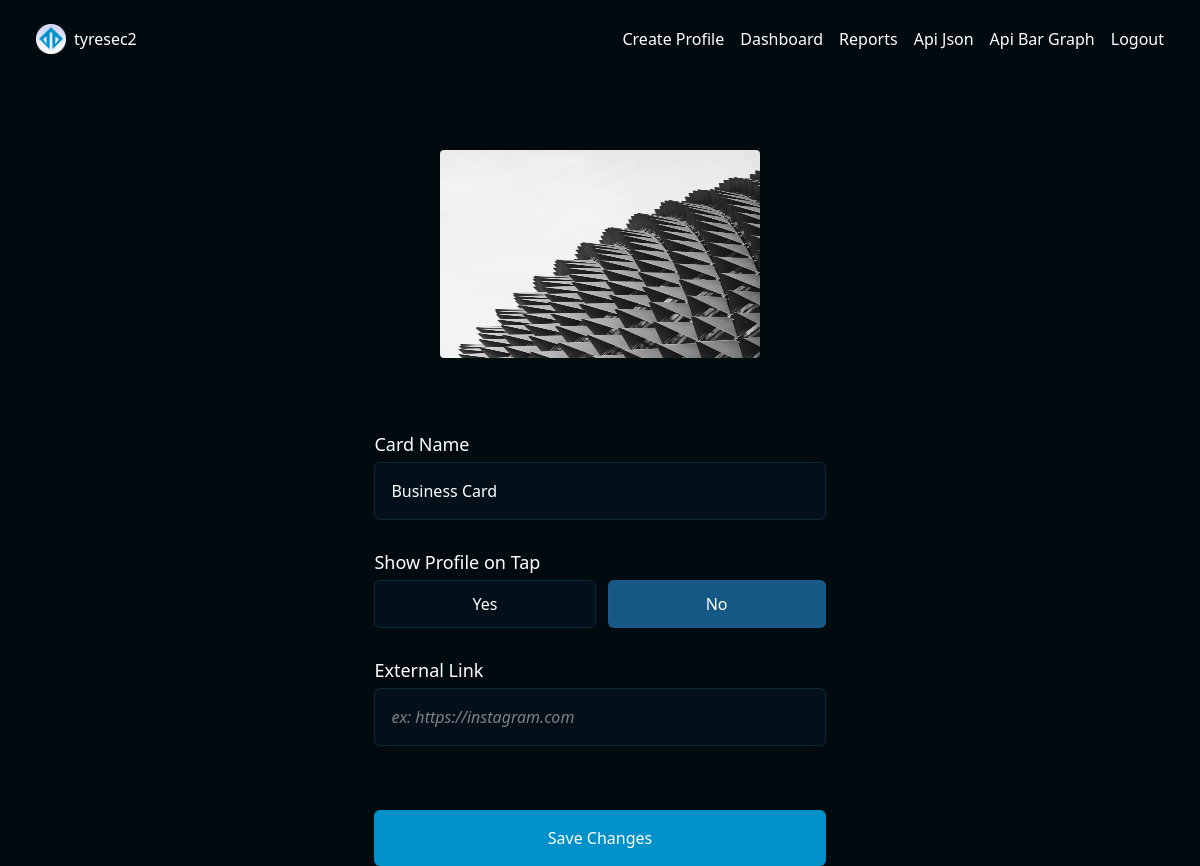
Screenshot of /card/EPF7XXF/class-update/ (signed in) with the database file from the repository.
### cardManager/models.py (models this page shows, shortened)
class Card(models.Model):
	card_id = models.AutoField(primary_key=True)
	token = models.CharField(max_length=7, default=gen_token, blank=False,null=False, unique=True)
	owner = models.ForeignKey(Owner, on_delete=models.PROTECT, related_name='cards',null=True, blank=True)
	alias = models.CharField(max_length=60, blank=True)
	show_profile = models.BooleanField(default=False)
	reroute_url = models.URLField(max_length=200, blank=True)
	design = models.ForeignKey(Design, on_delete=models.PROTECT, related_name='cards', null=False, blank=False)
	class Meta:
		constraints = [
			UniqueConstraint(fields=['owner','alias'], name='unique_card_alias')
		]

class Design(models.Model):
	design_id = models.AutoField(primary_key=True)
	name = models.CharField(blank=False, null=False, max_length=50)
	front_design = models.ImageField(upload_to='cardDesigns/', blank=True)

### cardManager/views.py (the view)
# urls.py: path('card/<str:card_token>/class-update/', views.CardUpdate.as_view(), name='card_class_update_view'),
class CardUpdate(LoginRequiredMixin,UpdateView):
	model = Card
	form_class = CardForm
	slug_field = 'token'
	slug_url_kwarg = 'card_token'
	template_name = 'cardManager/card_update.html'
	success_url = reverse_lazy('dashboard_view')

### cardManager/forms.py (shortened to what this page needs)
class CardForm(forms.ModelForm):
	class Meta:
		model = Card
		exclude = ['token','owner','design']

### cardManager/templates/cardManager/card_update.html (shortened to what this page needs)
{% extends 'cardManager/base.html' %}
{% load static %}
{% block hero_header %}
<div class="flex flex-row justify-center gap-2">
	<img
		class="w-[16rem] h-[10rem] rounded-sm md:w-[20rem] md:h-[13rem]"
		src="{{ card.design.front_design.url }}"
	/>
</div>
{% endblock %}
{% block content %}
	<form method="post" class="flex m-auto flex-col gap-7 md:w-3/4 lg:w-2/5">
		<div class="flex flex-col gap-1">
	    	<label for="id_alias" class="text-bold text-lg">Card Name</label>
	    	<input
		    	type="text"
		    	class="bg-[var(--color-input-bkg)] border-solid border-[1px] border-[var(--color-input-border)] rounded-md p-4"
		    	placeholder="ex: Main Card"
		    	id="id_alias"
		    	name="alias"
		    	maxlength="{{ form.fields.alias.max_length }}"
		    	{% if card.alias %} value="{{ card.alias }}" {% endif %}
		    	required
	    	/>
    	</div>
    	<div class="flex flex-col gap-1">
	    	<label for="id_show_profile" class="text-bold text-lg">Show Profile on Tap</label>
	    	<div class="flex flex-row gap-3">
		    	<input
		    		type="radio"
		    		onclick="toggleRedirectDiv(this.id)"
			    	class="bg-[var(--color-input-bkg)] border-solid border-[1px] border-[var(--color-input-border)] rounded-md"
			    	value="True"
			    	id="yes"
			    	name="show_profile"
			    >
		    	<input type="radio" onclick="toggleRedirectDiv(this.id)" class="bg-[var(--color-input-bkg)] border-solid border-[1px] border-[var(--color-input-border)] rounded-md"  value="False" id="no" name="show_profile" {% if not hide_redirect_div and not form.cleaned_data.show_profile %} checked {% endif %}>
	    	</div>
    	</div>
    	<div class="flex flex-col gap-1 dimmable {% if hide_redirect_div %} dim-out {% endif %}" id="redirectDiv">
	    	<label for="id_reroute_url" class="text-bold text-lg">External Link</label>
	    	<input
		    	type="url"
		    	class="bg-[var(--color-input-bkg)] border-solid border-[1px] border-[var(--color-input-border)] rounded-md p-4"
		    	placeholder="ex: https://instagram.com"
		    	id="id_reroute_url"
		    	name="reroute_url"
		    	maxlength="{{ form.fields.reroute_url.max_length }}"
	    	/>
    	</div>
		<input class="bg-[var(--color-main)] rounded-md py-4 mt-9" type="submit" value="Save Changes">
	</form>
{% endblock %}

### cardManager/templates/cardManager/base.html (shortened to what this page needs)
{% load static %}
{% now "U" as tz %}
<!DOCTYPE html>
<html lang="en">
<head>
	<link rel="stylesheet" href="https://cdn.jsdelivr.net/npm/@fortawesome/fontawesome-free@6.6.0/css/fontawesome.min.css">
	<link rel="stylesheet" href="{% static "css/base.css" %}?v={{ tz }}">
	<link rel="stylesheet" href="{% static "css/cards.css" %}?v={{ tz }}">
	<link rel="stylesheet" href="{% static "css/forms.css" %}?v={{ tz }}">
	<script src="https://cdn.jsdelivr.net/npm/@tailwindcss/browser@4"></script>
</head>
<body class="min-h-[100vh] bkg-gradient text-white">
	<nav class="w-[100vw] py-6 px-9 flex justify-between items-center">
		<div class="flex gap-2 items-center" name="icon-and-navbar-header">
			<img src="{% static 'imgs/logo.png' %}" alt="" class="w-[30px] h-[30px] rounded">
			{% if request.user.is_authenticated %}
				<a href="{% url 'dashboard_view' %}" class="text-white">
					<span>{{ request.user }}</span>
				</a>
			{% else %}
				<a href="{% url 'homepage_view' %}" class="text-white">
					<span>TC Digital</span>
				</a>
			{% endif %}
		</div>
		<div class="flex gap-4" name="navbar-links">
			{% if request.user.is_authenticated %}
	            {% if user.profile %}
	           		<a href="{{ user.profile.get_absolute_url }}">
	            		View my Profile
	            	</a>
	            	<a href="{{ user.profile.get_update_url }}">
	            		Edit Profile
	            	</a>
	            {% else %}
	            	<a href="{% url 'profile_create_view' %}">Create Profile</a>
	            {% endif %}
		        <a href="{% url 'dashboard_view' %}">Dashboard</a>
		        <a href="{% url 'stats_view' %}">Reports</a>
		        <a href="{% url 'api_daily_usage_view' %}">Api Json</a>
		        <a href="{% url 'daily_usage_graph_png_view' %}">Api Bar Graph</a>
		        <form action="{% url 'logout_view' %}" method="post">
		        	<input type="submit" value="Logout"/>
		        </form>
	        {% else %}
	        	<a href="{% url 'login_view' %}">Login</a>
	        	<a href="{% url 'signup_view' %}">Create Account</a>
	        {% endif %}
	    </div>
	</nav>
	<div class="w-full py-18 px-6">
		{% block hero_header %}
		{% endblock %}
	</div>
	<div class="@container px-9">
		{% block content %}
		{% endblock %}
	</div>
</body>
</html>

### static/css/base.css (style rules this page uses)
:root { --color-main:#0091CA; --color-main-dark:#010a0e; --color-secondary:; --color-secondary-dark:; --color-input-bkg:#081b2b66; --color-danger:red; --color-input-border:#1f719340; --color-contrast-container:#151c3057; --color-bkg:#010a0e; --color-bkg-transparent:#010a0ebb; }
.bkg-gradient { background:var(--color-bkg); }

### static/css/forms.css (style rules this page uses)
input::placeholder { color: grey; font-style: italic; }
form div.dimmable { opacity: 1; transition: opacity 0.2s linear; }

### rows the page displays
Card: design.front_design (picture), alias "Business Card"

### other values shown
{{ request.user }} "tyresec2"
